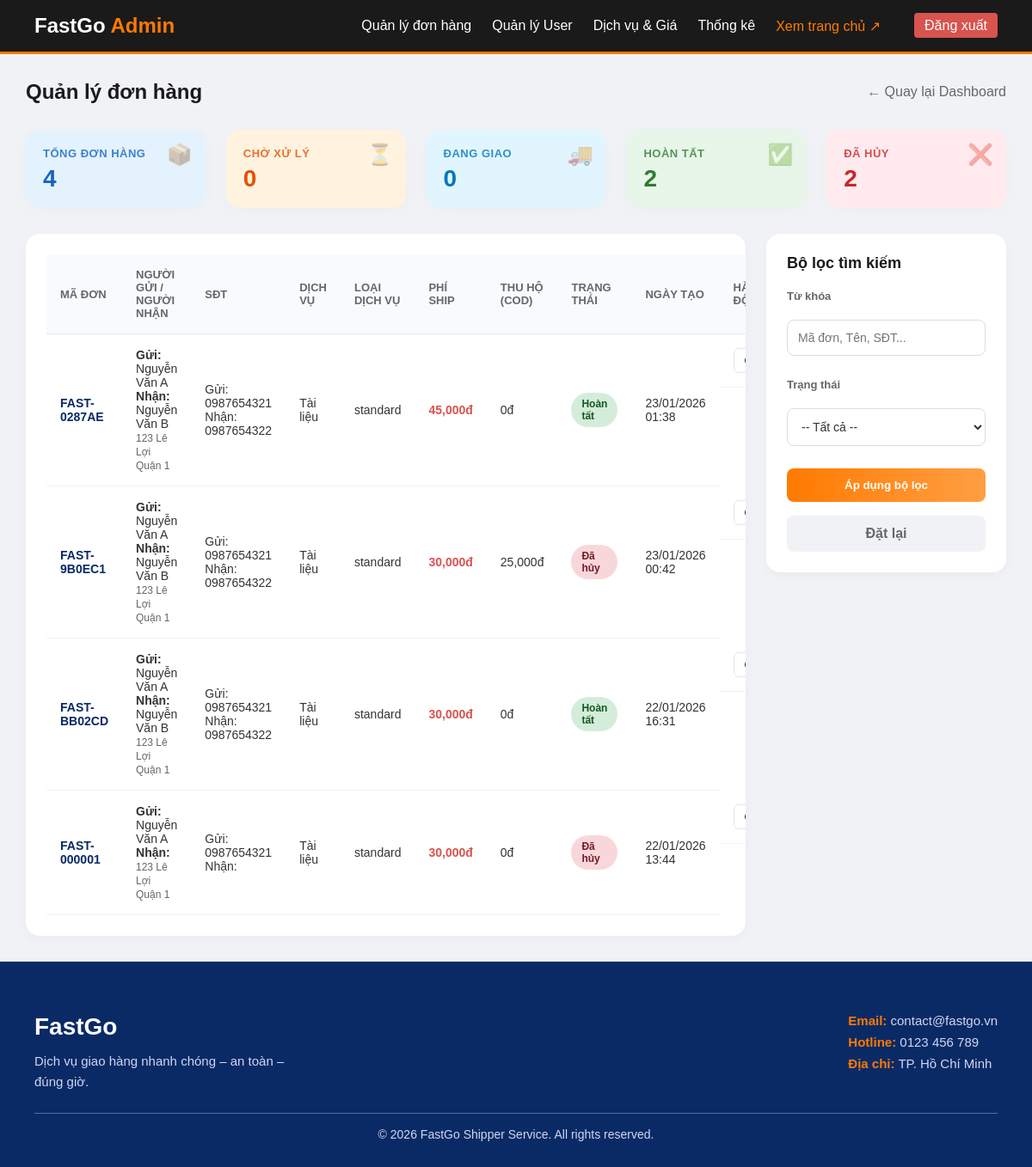
Page /orders_manage.php (signed in) on the earlier database version.
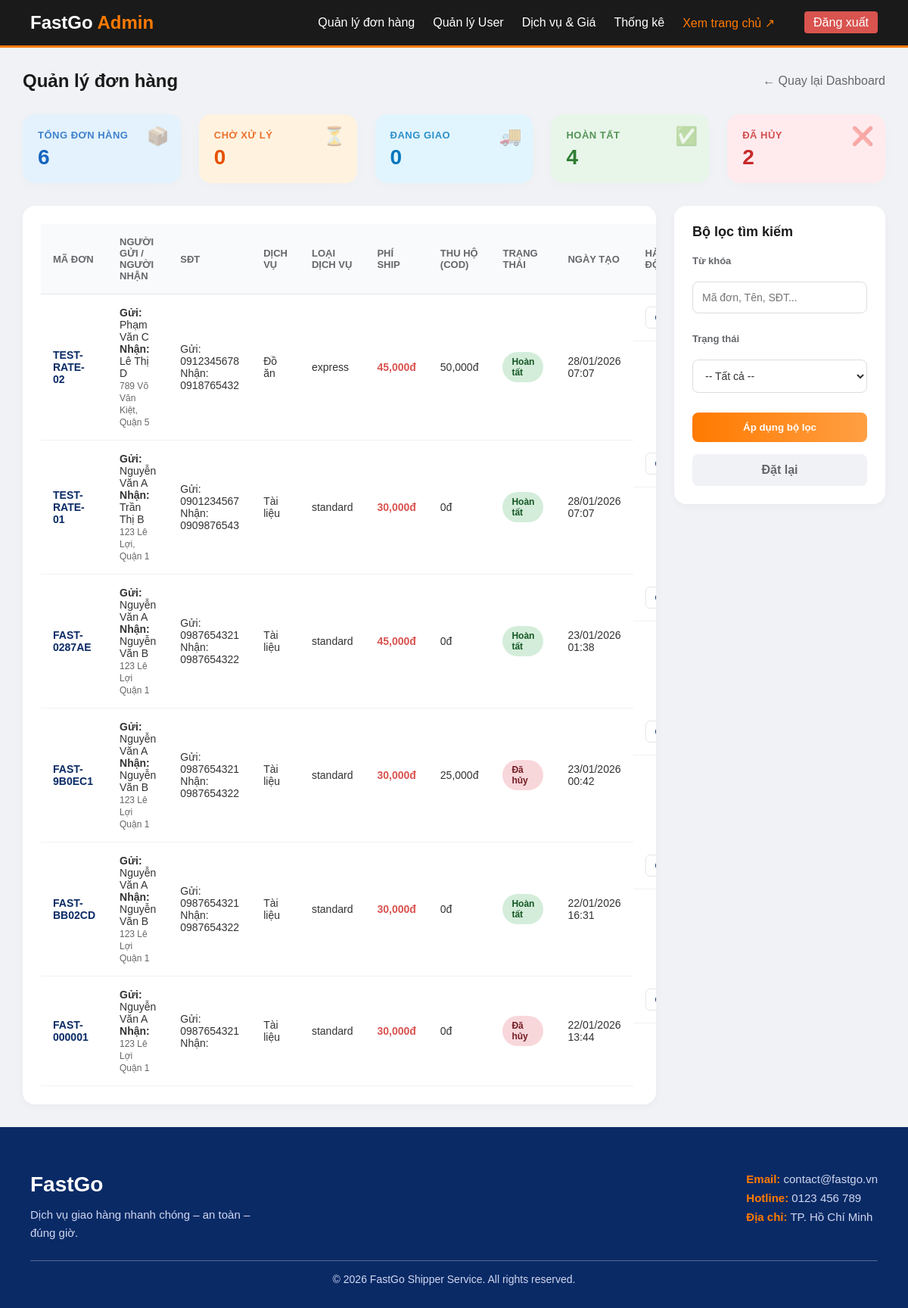
Same page on the later database version.
### tables this page shows
CREATE TABLE `orders` (
  `id` int(11) NOT NULL,
  `order_code` varchar(20) NOT NULL,
  `user_id` int(11) DEFAULT NULL,
  `shipper_id` int(11) DEFAULT NULL,
  `pickup_address` text DEFAULT NULL,
  `name` varchar(100) NOT NULL,
  `phone` varchar(20) DEFAULT NULL,
  `receiver_name` varchar(100) NOT NULL,
  `receiver_phone` varchar(20) NOT NULL,
  `delivery_address` text NOT NULL,
  `package_type` varchar(50) DEFAULT 'other',
  `service_type` varchar(50) NOT NULL DEFAULT 'standard',
  `weight` decimal(10,2) DEFAULT 0.00,
  `cod_amount` decimal(15,2) DEFAULT 0.00,
  `shipping_fee` decimal(15,2) DEFAULT 0.00,
  `pickup_time` varchar(100) DEFAULT NULL,
  `note` text DEFAULT NULL,
  `payment_method` varchar(50) NOT NULL DEFAULT 'cod' COMMENT 'Phương thức thanh toán (cod, bank_transfer)',
  `payment_status` varchar(50) NOT NULL DEFAULT 'unpaid' COMMENT 'Trạng thái thanh toán (unpaid, paid)',
  `shipper_note` text DEFAULT NULL,
  `pod_image` varchar(255) DEFAULT NULL,
  `status` enum('pending','shipping','completed','cancelled') DEFAULT 'pending',
  `rating` int(11) DEFAULT NULL,
  `feedback` text DEFAULT NULL,
  `created_at` timestamp NOT NULL DEFAULT current_timestamp(),
  `is_corporate` tinyint(1) DEFAULT 0,
  `company_name` varchar(255) DEFAULT NULL,
  `company_tax_code` varchar(50) DEFAULT NULL,
  `company_address` text DEFAULT NULL,
  `company_bank_info` text DEFAULT NULL
);

### orders_manage.php (the view, shortened to what the changed rows need)
<?php
require_once 'config/db.php';
$stats = ['pending' => 0, 'shipping' => 0, 'completed' => 0, 'cancelled' => 0];
$total_orders = 0;
$stat_sql = "SELECT status, COUNT(*) as count FROM orders GROUP BY status";
$stat_result = $conn->query($stat_sql);
if ($stat_result) {
    while ($row = $stat_result->fetch_assoc()) {
        $st = $row['status'] ? $row['status'] : 'pending';
        if (isset($stats[$st]))
            $stats[$st] = $row['count'];
        $total_orders += $row['count'];
    }
}
$page = isset($_GET['page']) ? (int) $_GET['page'] : 1;
$limit = 10;
$offset = ($page - 1) * $limit;
$sql = "SELECT * FROM orders WHERE 1=1";
$params = [];
$types = "";
$sql .= " ORDER BY id DESC";
$sql .= " LIMIT ? OFFSET ?";
$params[] = $limit;
$params[] = $offset;
$types .= "ii";
$stmt = $conn->prepare($sql);
if (!empty($params)) {
    $stmt->bind_param($types, ...$params);
}
$stmt->execute();
$result = $stmt->get_result();
?>
<!DOCTYPE html>
<html lang="vi">
<head>
    <link rel="stylesheet" href="assets/css/styles.css?v=<?php echo time(); ?>">
    <link rel="stylesheet" href="assets/css/admin.css?v=<?php echo time(); ?>">
</head>
<body>
    <?php include 'includes/header_admin.php'; ?>
    <main class="admin-container">
        <div class="page-header">
            <h2 class="page-title">Quản lý đơn hàng</h2>
        </div>
        <div class="stats-grid">
            <div class="stat-card total">
                <div class="stat-icon">📦</div>
                <h3>Tổng đơn hàng</h3>
                <p class="stat-value"><?php echo number_format($total_orders); ?></p>
            </div>
            <div class="stat-card completed">
                <div class="stat-icon">✅</div>
                <h3>Hoàn tất</h3>
                <p class="stat-value"><?php echo number_format($stats['completed']); ?></p>
            </div>
        </div>
        <div class="dashboard-layout">
            <div class="table-section">
                <table class="order-table">
                    <thead>
                        <tr>
                            <th>Mã đơn</th>
                            <th>Người gửi / Người nhận</th>
                            <th>SĐT</th>
                            <th>Dịch vụ</th>
                            <th>Loại dịch vụ</th>
                            <th>Phí ship</th>
                            <th>Thu hộ (COD)</th>
                            <th>Trạng thái</th>
                            <th>Ngày tạo</th>
                            <th>Hành động</th>
                        </tr>
                    </thead>
                    <tbody>
                        <?php if ($result->num_rows > 0): ?>
                            <?php while ($row = $result->fetch_assoc()): ?>
                                <tr>
                                    <td><strong
                                            style="color:#0a2a66;"><?php echo htmlspecialchars($row['order_code']); ?></strong>
                                    </td>
                                    <td>
                                        <strong>Gửi:</strong> <?php echo htmlspecialchars($row['name']); ?><br>
                                        <strong>Nhận:</strong>
                                        <?php echo htmlspecialchars($row['receiver_name'] ?? '---'); ?><br>
                                        <span
                                            style="font-size:12px; color:#666;"><?php echo htmlspecialchars($row['pickup_address']); ?></span>
                                    </td>
                                    <td>
                                        Gửi: <?php echo htmlspecialchars($row['phone']); ?><br>
                                        Nhận: <?php echo htmlspecialchars($row['receiver_phone'] ?? '---'); ?>
                                    </td>
                                    <td>
                                        <?php
                                        $pkg_map = [
                                            'document' => 'Tài liệu',
                                            'food' => 'Đồ ăn',
                                            'clothes' => 'Quần áo',
                                            'electronic' => 'Điện tử',
                                            'other' => 'Khác'
                                        ];
                                        echo $pkg_map[$row['package_type']] ?? $row['package_type'];
                                        ?>
                                    </td>
                                    <td>
                                        <?php
                                        $svc_map = [
                                            'standard' => 'Tiêu chuẩn',
                                            'express' => '<span style="color:#d9534f; font-weight:bold;">Hỏa tốc</span>',
                                            'bulk' => '<span style="color:#0a2a66; font-weight:bold;">Số lượng lớn</span>'
                                        ];
                                        echo $svc_map[$row['service_type'] ?? 'standard'] ?? ($row['service_type'] ?? 'standard');
                                        ?>
                                    </td>
                                    <td style="color:#d9534f; font-weight:bold;">
                                        <?php echo number_format($row['shipping_fee'] ?? 0); ?>đ
                                    </td>
                                    <td><?php echo number_format($row['cod_amount']); ?>đ</td>
                                    <td>
                                        <?php
                                        $st = $row['status'] ?? 'pending';
                                        $class = 'status-' . $st;
                                        $label = match ($st) {
                                            'pending' => 'Chờ xử lý',
                                            'shipping' => 'Đang giao',
                                            'completed' => 'Hoàn tất',
                                            'cancelled' => 'Đã hủy',
                                            default => $st
                                        };
                                        ?>
                                        <span class="status-badge <?php echo $class; ?>"><?php echo $label; ?></span>
                                    </td>
                                    <td><?php echo isset($row['created_at']) ? date('d/m/Y H:i', strtotime($row['created_at'])) : 'N/A'; ?>
                                    </td>
                                    <td>
                                        <a href="order_detail.php?id=<?php echo $row['id']; ?>" class="btn-action">Chi tiết</a>
                                    </td>
                                </tr>
                            <?php endwhile; ?>
                        <?php endif; ?>
                    </tbody>
                </table>
            </div>
        </div>
    </main>
</body>
</html>

Differences in the rows shown:
added orders: order_code "TEST-RATE-02", name "Phạm Văn C", receiver_name "Lê Thị D", pickup_address "789 Võ Văn Kiệt, Quận 5", phone "0912345678", receiver_phone "0918765432", package_type "Đồ ăn", service_type "express", shipping_fee "45,000", cod_amount "50,000", status "Hoàn tất", created_at "28/01/2026 07:07"
added orders: order_code "TEST-RATE-01", name "Nguyễn Văn A", receiver_name "Trần Thị B", pickup_address "123 Lê Lợi, Quận 1", phone "0901234567", receiver_phone "0909876543", package_type "Tài liệu", service_type "standard", shipping_fee "30,000", cod_amount "0", status "Hoàn tất", created_at "28/01/2026 07:07"
Other differences:
$total_orders: "4" → "6"
$stats['completed']: "2" → "4"
